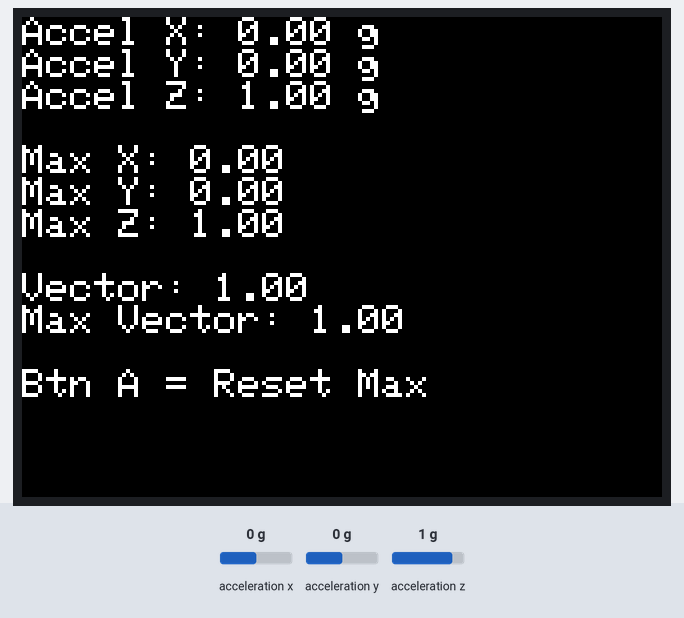
Bench run of a sketch on a simulated ESP32. Shown: 320×240 colour display. Inputs (shaded band) come from the test bench; at power-on: acceleration z 1 g, acceleration x 0 g, acceleration y 0 g.

Above: at 1.4 s.
1.5 s: acceleration z set to 0.4 g
At 1.9 s:
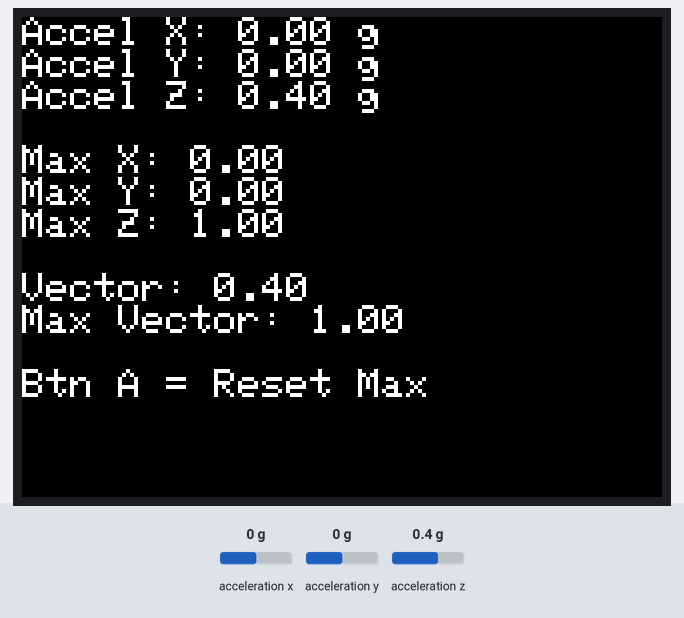
3.1 s: acceleration z set to 0.1 g
At 3.7 s:
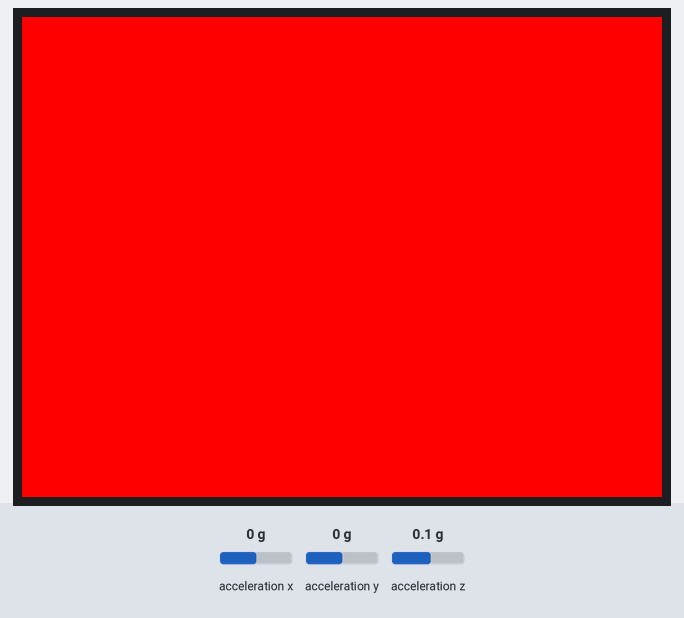
At 4.2 s:
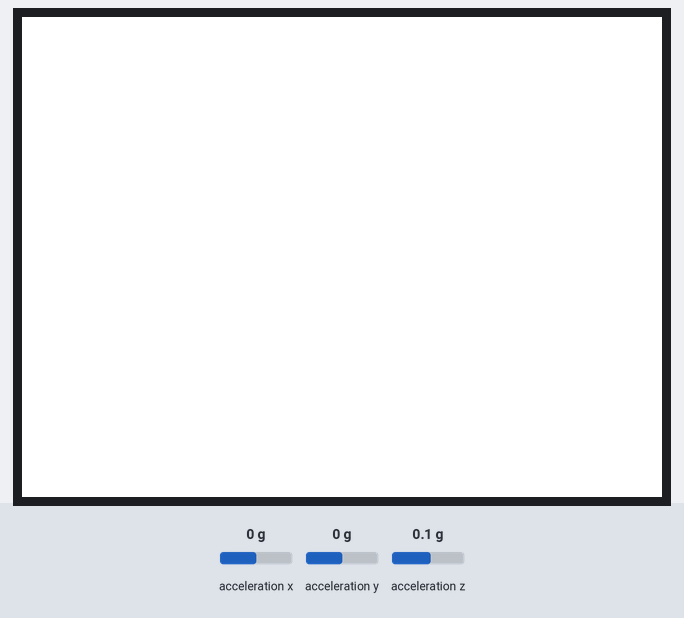
Timing chart, 0 to 6.1 s (numbered marks = the images above; inputs shaded):
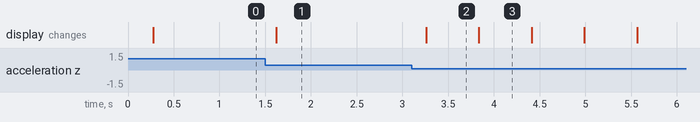

The sketch:

Lab_4.ino
```cpp
/*
  Lab 4.1 - M5Core2 IMU Sensors
  Part 2:
    - Displays X, Y, Z acceleration
    - Tracks maximum X, Y, Z values
    - Tracks maximum acceleration vector magnitude
    - Left button resets maximum values

  Part 3:
    - Detects a free fall (drop about 10 cm or more)
    - Blinks screen red and white 5 times
*/

#include <M5Core2.h>
#include <math.h>

float accX, accY, accZ;

// Maximum values
float maxX = 0;
float maxY = 0;
float maxZ = 0;
float maxVector = 0;

void setup() {
  M5.begin();

  M5.IMU.Init();

  M5.Lcd.setRotation(1);
  M5.Lcd.fillScreen(BLACK);
  M5.Lcd.setTextSize(2);
  M5.Lcd.setTextColor(WHITE, BLACK);
}

void loop() {

  M5.update();

  // Read accelerometer
  M5.IMU.getAccelData(&accX, &accY, &accZ);

  // Update max values
  if (fabs(accX) > maxX)
    maxX = fabs(accX);

  if (fabs(accY) > maxY)
    maxY = fabs(accY);

  if (fabs(accZ) > maxZ)
    maxZ = fabs(accZ);

  // Calculate total acceleration vector
  float Xsq = accX * accX;
  float Ysq = accY * accY;
  float Zsq = accZ * accZ;

  float vectorMag = sqrt(Xsq + Ysq + Zsq);

  if (vectorMag > maxVector)
    maxVector = vectorMag;

  // Reset max values with left button
  if (M5.BtnA.wasPressed()) {
    maxX = 0;
    maxY = 0;
    maxZ = 0;
    maxVector = 0;
  }

  // Display data
  M5.Lcd.setCursor(0, 0);

  M5.Lcd.printf("Accel X: %.2f g\n", accX);
  M5.Lcd.printf("Accel Y: %.2f g\n", accY);
  M5.Lcd.printf("Accel Z: %.2f g\n\n", accZ);

  M5.Lcd.printf("Max X: %.2f\n", maxX);
  M5.Lcd.printf("Max Y: %.2f\n", maxY);
  M5.Lcd.printf("Max Z: %.2f\n\n", maxZ);

  M5.Lcd.printf("Vector: %.2f\n", vectorMag);
  M5.Lcd.printf("Max Vector: %.2f\n", maxVector);

  M5.Lcd.println();
  M5.Lcd.println("Btn A = Reset Max");

  // Detect free fall
  // Normal gravity is about 1.0g
  // During a drop the magnitude approaches 0g
  if (vectorMag < 0.30) {

    for (int i = 0; i < 5; i++) {

      M5.Lcd.fillScreen(RED);
      delay(500);

      M5.Lcd.fillScreen(WHITE);
      delay(500);
    }

    M5.Lcd.fillScreen(BLACK);
  }

  delay(100);
}
```

Measured:
- the behaviour switches between 0.3 and 0.2 g on acceleration z (found by bisection; images 1 and 2)
- after the input at 1.5 s, the display: changes after 0.12 s (image 1)
- after the input at 3.1 s, the display: changes after 0.16 s (image 2)
- what the display in image 2 shows lasts 0.5 s, from 3.3 s to 3.8 s
